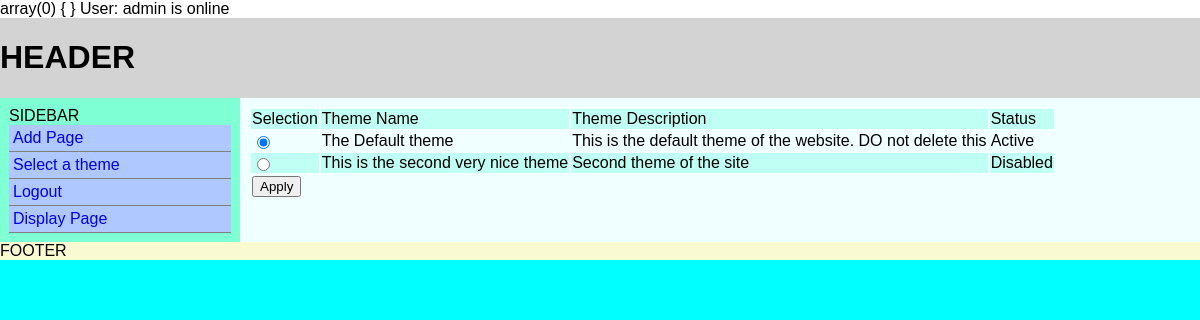
The page /index.php?q=select/theme (signed in) on the database its author committed.
### tables this page shows
CREATE TABLE IF NOT EXISTS `routes` (
  `routeid` int(11) NOT NULL AUTO_INCREMENT,
  `action` varchar(100) NOT NULL,
  `type` varchar(100) DEFAULT NULL,
  `id` tinyint(1) DEFAULT NULL,
  `mod_name` varchar(256) NOT NULL,
  `mod_real_name` varchar(256) NOT NULL,
  `mod_desc` mediumtext NOT NULL,
  `status` tinyint(1) NOT NULL,
  `tier` tinyint(4) NOT NULL,
  PRIMARY KEY (`routeid`)
);

CREATE TABLE IF NOT EXISTS `themes` (
  `tid` int(11) NOT NULL AUTO_INCREMENT,
  `theme_machine_name` varchar(255) DEFAULT NULL,
  `theme_display_name` varchar(255) DEFAULT NULL,
  `theme_desc` text NOT NULL,
  `status` tinyint(1) DEFAULT NULL,
  PRIMARY KEY (`tid`)
);

### includes/classes/class_router.php (called while the page is built, shortened)
<?php
class Router
{
    public static function RunModule(URL $url)
    {
        $db  = new DB();
        $mod_name = $db->GetModuleFromDB($url);
        $file_path = 'modules/'.$mod_name.'/'.$mod_name.".php";
        if (is_readable($file_path))
        {
            if (is_callable($mod_name,True))
            {
                call_user_func($mod_name);
                return True;
            }
        }
        return False;
    }
}
?>

### index.php (called while the page is built, shortened)
<?php
include ("includes/bootstrap.php");
boot();
?>

### includes/classes/class_security.php (called while the page is built, shortened)
<?php
class Security
{
    public static function IsLoggedIn()
    {
        if (isset($_SESSION['uid']))
        {
            return true;
        }
        else
        {
            return false;
        }
    }
}

### includes/classes/class_db.php (called while the page is built, shortened)
<?php
class DB
{
    protected $dbo;
    public function __construct()
    {
        try {
            $this->dbo = new PDO("mysql:host=" . DB_HOST . ";dbname=" . DB_NAME, DB_USER, DB_PASSWORD);
        }
        catch(PDOException $e)
        {
            $this->dbo = $e->errorInfo;
        }
    }
    public function GetActiveTheme()
    {
        $dbo = $this->dbo;
        $stmt = $dbo->prepare("SELECT theme_machine_name FROM themes WHERE status = 1 LIMIT 1");
        $result = $stmt->execute(array());
        if ($result)
        {
            $theme_machine_name = $stmt->fetch();
            return $theme_machine_name['theme_machine_name'];
        }
        return False;
    }
    public function GetSidebarItems()
    {
        $dbo = $this->dbo;
        $sql = "SELECT action,type,mod_real_name,tier FROM routes WHERE status=1";
        $stmt = $dbo->prepare($sql);
        $result  = $stmt->execute(array());
        if ($result)
        {
            $items = $stmt->fetchAll(PDO::FETCH_ASSOC);
            return $items;
        }
    }
}
?>

### modules/select_theme/select_theme.php (the view, shortened to what this page needs)
<?php
function select_theme()
{
   var_dump($_POST);
    $db = new ThemeSwitchDB();
        $themes = $db->GetThemes();
        t_content(display_form($themes));
}
function display_form($themes)
{
    $form = "<form id='select_theme' class='content_form' action='' method='post'> ";
    $form .="<table id='themes' class='content_table'>";
    $form .="<tr><td>Selection</td><td>Theme Name</td><td>Theme Description</td><td>Status</td></tr>";
    foreach ($themes as $theme)
    {
        if ($theme['status'] == 1)
        {
            $status="Active";
            $checked = "checked = 'checked'";
        }
        else
        {
            $status = "Disabled";
            $checked = "";
        }
        $form .= "<tr>";
        $form .= "<td><input type='radio' name='theme' {$checked} value=".$theme['theme_machine_name']. "></td>";
        $form .= "<td>".$theme['theme_display_name']."</td>";
        $form .= "<td>".$theme['theme_desc']."</td>";
        $form .= "<td>{$status}</td>";
        $form .="</tr>";
    }
    $form.="<tr><td colspan='4'><input type='submit' name='Submit' value='Apply'></td></tr>";
    $form.="</table>";
    $form.="</form>";
    return $form;
}
class ThemeSwitchDB extends DB
{
   function GetThemes()
   {
       $dbo = $this->dbo;
       $stmt = $dbo->prepare("SELECT theme_machine_name,theme_display_name,theme_desc,status FROM themes");
       $result = $stmt->execute(array());
       if ($result)
       {
           $themes = $stmt->fetchAll(PDO::FETCH_ASSOC);
           return $themes;
       }
       return False;
   }
}

### includes/bootstrap.php (shortened to what this page needs)
<?php
function boot($debug=False)
{
    $url = new URL();
    Router::RunModule($url);
    if (Security::IsLoggedIn())
    {
        echo "User: ".$_SESSION['username']." is online";
    }
    t_sidebar(Theme::RenderMainNavMenu());
    Theme::GetActiveTheme();
}
?>

### includes/classes/class_theme.php (shortened to what this page needs)
<?php
class Theme
{
    public static function GetActiveTheme()
    {
        $db = new DB();
        $theme = $db->GetActiveTheme();
        $theme_path = "themes/".$theme;
        if (is_dir($theme_path))
        {
            if (is_readable($theme_path."/theme.html"))
            {
                return True;
            }
        }
    }
    public static function RenderMainNavMenu()
    {
        $db = new DB();
        $items = $db->GetSidebarItems();
        $html = "<ul id='main-nav' class='nav'>";
        foreach ($items as $item)
        {
            if ((Security::IsLoggedIn()== True) and ($item['action']=='login')) continue;
            $html .= "<li class='nav-item'>";
            $html.= "<a class='nav-link' href='".CMS_BASE_URI."?q=".$item['action'];
            if ($item['type']!=null)
            {
                $html.="/".$item['type'];
            }
            $html.="'>".$item['mod_real_name']."</a>";
        }
        $html.="</ul>";
        return $html;
    }
}

### includes/engines/theme_engine.php (shortened to what this page needs)
<?php
function print_content()
{
    if (isset($GLOBALS['content']))
    {
        print($GLOBALS['content']);
    }
    else
    {
        print("No data to display");
    }
}
function print_sidebar()
{
    if (isset($GLOBALS['sidebar']))
    {
        print($GLOBALS['sidebar']);
        return True;
    }
    return False;
}
?>

### themes/default/style.css (style rules this page uses)
* { box-sizing: border-box; }
body { margin: auto; font-family: Arial, helvetica, sans-serif; }
#container-outer { width: 100%; background-color: aqua; height: 100%; margin: 0px; }
#header { width: 100%; background-color: lightgray; overflow: hidden; }
.flex { display: flex; }
#container-inner { width: 100%; overflow: auto; }
#sidebar { width: 20%; background-color: aquamarine; float: left; display: block; padding: 9px; }
tr:nth-child(odd) { background: #c0fff3; }
.nav { list-style: none; text-decoration: none; margin: 0; padding: 0; }
.nav-link { text-decoration: none; border-bottom: 1px solid gray; display: block; padding: 4px; }
.nav-link:link, .nav-link:visited { display: block; background: #afc8ff; }
#content { width: 80%; background-color: azure; float: right; display: block; padding: 9px; }
#footer { width: 100%; background-color: lightgoldenrodyellow; clear: both; overflow: hidden; }

### rows shown on the page
routes: mod_real_name "Add Page"
routes: mod_real_name "Select a theme"
routes: mod_real_name "Logout"
routes: mod_real_name "Display Page"
themes: theme_display_name "The Default theme", theme_desc "This is the default theme of the website. DO not delete this", status "Active", theme_machine_name "FOOTER"
themes: theme_display_name "This is the second very nice theme", theme_desc "Second theme of the site", status "Disabled"

### other values the page prints
$_SESSION['username'] "admin"
